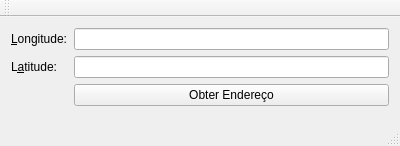
<?xml version="1.0" encoding="UTF-8"?>
<ui version="4.0">
 <class>MainWindow</class>
 <widget class="QMainWindow" name="MainWindow">
  <property name="geometry">
   <rect>
    <x>0</x>
    <y>0</y>
    <width>400</width>
    <height>146</height>
   </rect>
  </property>
  <property name="windowTitle">
   <string>MainWindow</string>
  </property>
  <widget class="QWidget" name="centralWidget">
   <layout class="QFormLayout" name="formLayout">
    <item row="0" column="0">
     <widget class="QLabel" name="label">
      <property name="text">
       <string>&amp;Longitude:</string>
      </property>
      <property name="buddy">
       <cstring>lineEdit</cstring>
      </property>
     </widget>
    </item>
    <item row="0" column="1">
     <widget class="QLineEdit" name="lineEdit"/>
    </item>
    <item row="1" column="0">
     <widget class="QLabel" name="label_2">
      <property name="text">
       <string>L&amp;atitude:</string>
      </property>
      <property name="buddy">
       <cstring>lineEdit_2</cstring>
      </property>
     </widget>
    </item>
    <item row="1" column="1">
     <widget class="QLineEdit" name="lineEdit_2"/>
    </item>
    <item row="2" column="1">
     <widget class="QPushButton" name="pushButton">
      <property name="text">
       <string>Obter Endereço</string>
      </property>
     </widget>
    </item>
   </layout>
  </widget>
  <widget class="QMenuBar" name="menuBar">
   <property name="geometry">
    <rect>
     <x>0</x>
     <y>0</y>
     <width>400</width>
     <height>21</height>
    </rect>
   </property>
  </widget>
  <widget class="QToolBar" name="mainToolBar">
   <attribute name="toolBarArea">
    <enum>TopToolBarArea</enum>
   </attribute>
   <attribute name="toolBarBreak">
    <bool>false</bool>
   </attribute>
  </widget>
  <widget class="QStatusBar" name="statusBar"/>
 </widget>
 <layoutdefault spacing="6" margin="11"/>
 <resources/>
 <connections/>
</ui>
